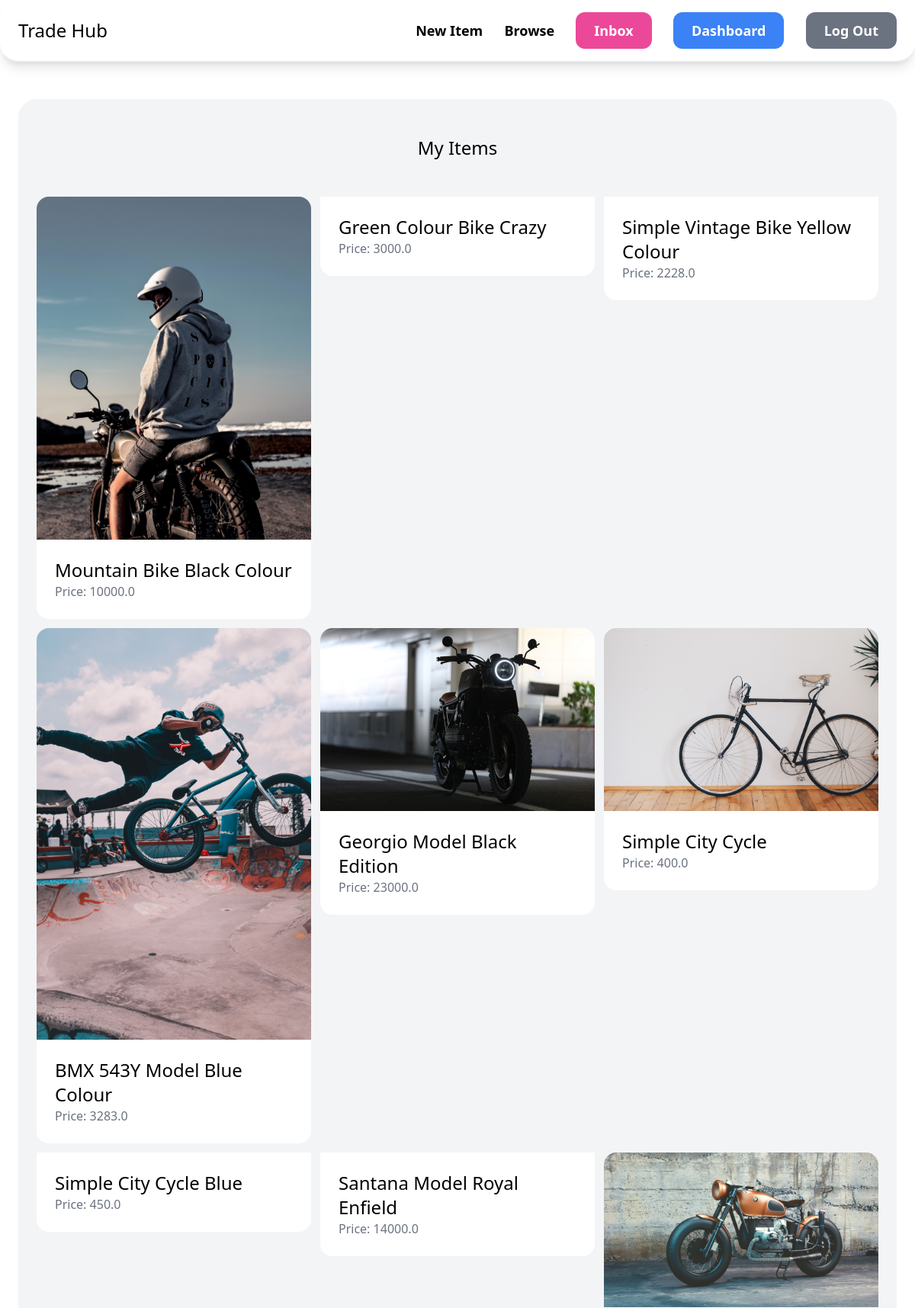
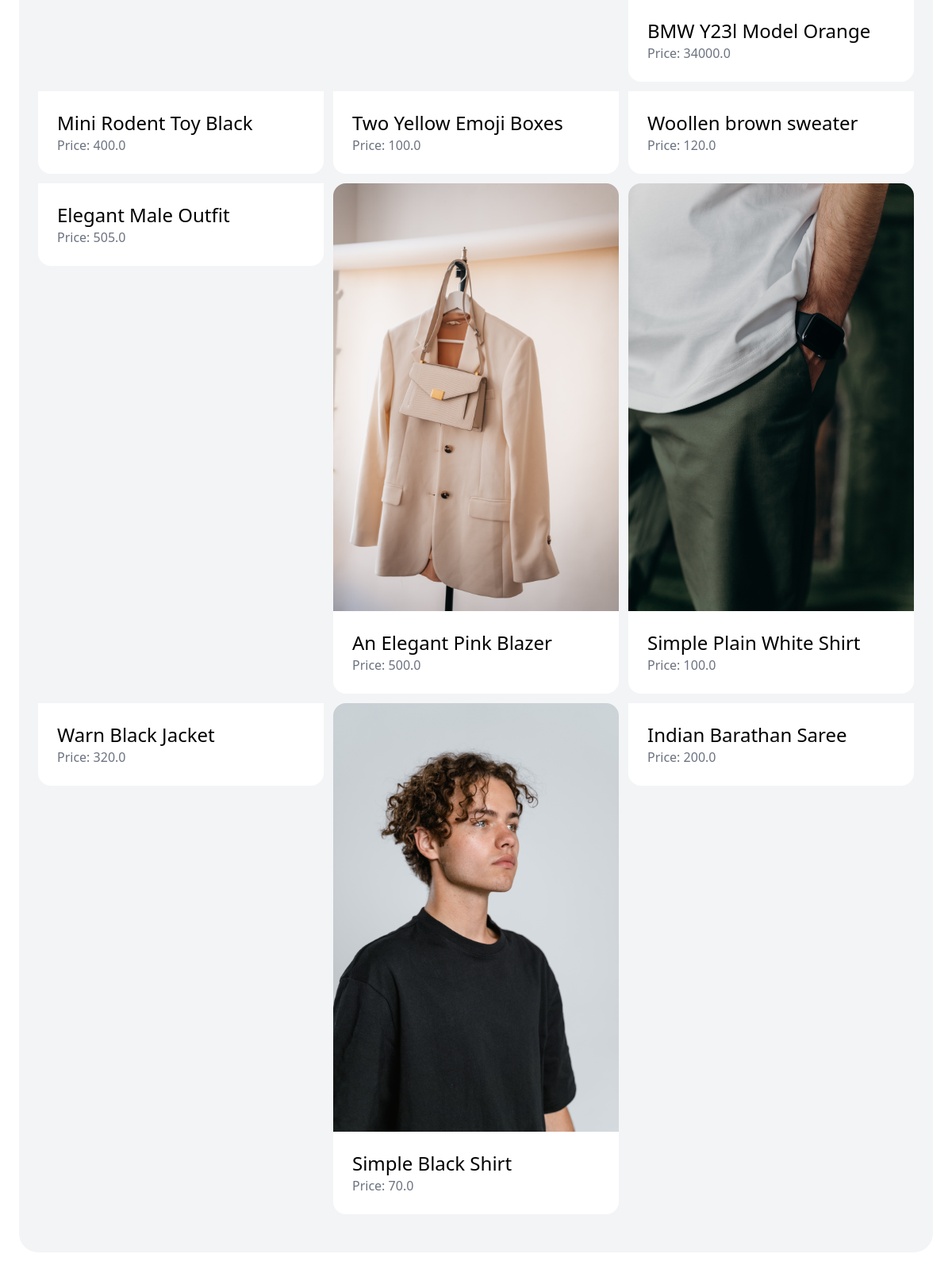
Screenshot of /dashboard/ (signed in, upper part) with the database file from the repository (2 pictures, top to bottom).
### item/models.py (models this page shows, shortened)
class Item(models.Model):
    category = models.ForeignKey(Category, related_name='items', on_delete=models.CASCADE)
    name = models.CharField(max_length=255)
    description = models.TextField(blank=True, null=True)
    price=models.FloatField()
    image = models.ImageField(upload_to='item_images')
    is_sold = models.BooleanField(default=False)
    created_at = models.DateTimeField(auto_now_add=True)
    created_by = models.ForeignKey(User, related_name='items', on_delete=models.CASCADE)

### dashboard/views.py (the view)
# urls.py: path('', views.index, name='index'),
@login_required
def index(request):
    items = Item.objects.filter(created_by=request.user)
    return render(request, 'dashboard/index.html', {
        'items': items,
    })

### dashboard/templates/dashboard/index.html (shortened to what this page needs)
{% extends 'core/base.html'%}
{% block content %}
<div class="mt-6 px-6 py-12 bg-gray-100 rounded-3xl">
    <h2 class="mb-12 text-2xl text-center">
        My Items
    </h2>
    <div class="grid grid-cols-3 gap-3">
        {% for item in items%}
            <div>
                <a href="{% url 'item:detail' item.id %}">
                    <div>
                        <img src="{{ item.image.url }}" alt="" class="rounded-t-2xl">
                    </div>
                    <div class="p-6 bg-white rounded-b-2xl">
                        <h2 class="text-2xl">
                            {{ item.name }}
                        </h2>
                        <p class="text-gray-500">
                            Price: {{ item.price }}
                        </p>
                    </div>
                </a>
            </div>
        {% endfor%}
    </div>
</div>
{% endblock %}

### rows the page displays
Item: image (picture), name "Mountain Bike Black Colour", price "10000.0"
Item: name "Green Colour Bike Crazy", price "3000.0"
Item: name "Simple Vintage Bike Yellow Colour", price "2228.0"
Item: image (picture), name "BMX 543Y Model Blue Colour", price "3283.0"
Item: image (picture), name "Georgio Model Black Edition", price "23000.0"
Item: image (picture), name "Simple City Cycle", price "400.0"
Item: name "Simple City Cycle Blue", price "450.0"
Item: name "Santana Model Royal Enfield", price "14000.0"
Item: image (picture), name "BMW Y23l Model Orange", price "34000.0"
Item: name "Mini Rodent Toy Black", price "400.0"
Item: name "Two Yellow Emoji Boxes", price "100.0"
Item: name "Woollen brown sweater", price "120.0"
Item: name "Elegant Male Outfit", price "505.0"
Item: image (picture), name "An Elegant Pink Blazer", price "500.0"
Item: image (picture), name "Simple Plain White Shirt", price "100.0"
Item: name "Warn Black Jacket", price "320.0"
Item: image (picture), name "Simple Black Shirt", price "70.0"
Item: name "Indian Barathan Saree", price "200.0"
